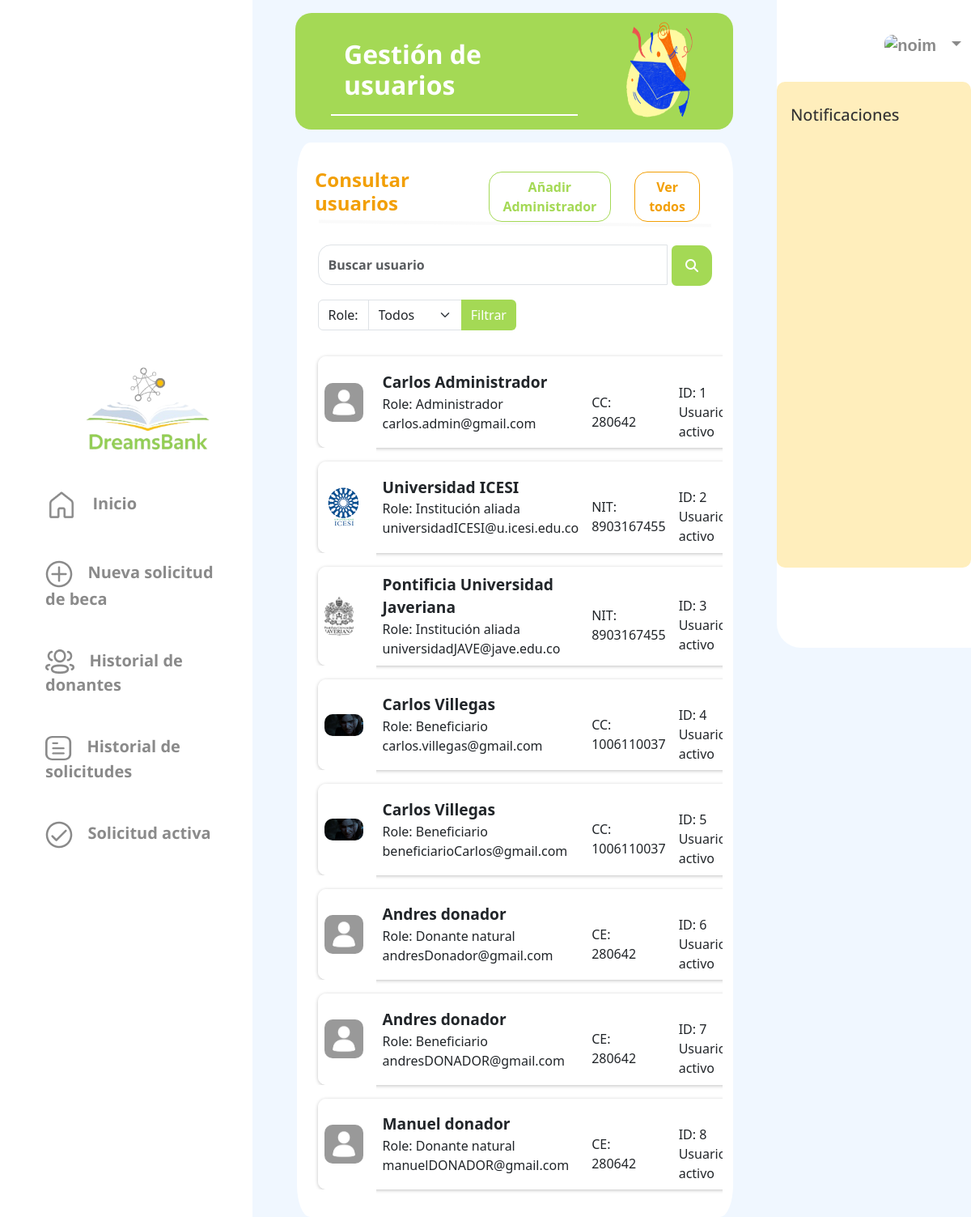
The page /users/users/ on the database its author committed.
### users/models.py (models this page shows, shortened)
class User(AbstractBaseUser, PermissionsMixin):
    username=None
    BENEFICIARY=1
    NATURALDONOR=2
    LEGALDONOR=3
    INSTITUTION=4
    ADMIN=5
    ROLE_CHOICE=(
          (BENEFICIARY, 'Beneficiario'),
          (NATURALDONOR,'Donante natural'),
          (LEGALDONOR,'Donante juridico'),
          (INSTITUTION,'Institución'),
          (ADMIN,'Admin'),
    )
    TI=1
    CC=2
    CE=3
    NIT=4
    IDTYPE_CHOICE= ((TI,'Tarjeta de Identidad'),
                (CC,'Cédula de Ciudadanía'),
                ( CE,'Cédula extranjera'),
                (NIT,'NIT'))
    email = models.EmailField(_("email address"), unique=True)
    name=models.CharField(max_length=100,null=False)
    profilePicture= models.ImageField(upload_to="users",null=True, blank=True)
    idType = models.PositiveSmallIntegerField(choices=IDTYPE_CHOICE,null=False)
    numID = models.CharField(max_length=10,null=False)
    role=models.PositiveSmallIntegerField(choices=ROLE_CHOICE,null=False)
    date_joined = models.DateTimeField(auto_now_add=True)
    last_login= models.DateTimeField(auto_now_add=True)
    created_date = models.DateTimeField(auto_now_add=True)
    modified_date = models.DateTimeField(auto_now_add=True)
    contact = models.CharField(max_length=15)
    notifications = models.ManyToManyField(Notification)
    is_staff = models.BooleanField(default=False)
    is_active = models.BooleanField(default=True)
    is_admin = models.BooleanField(default=False)
    is_superadmin = models.BooleanField(default=False)
    is_superuser = models.BooleanField(default=False)
    date_joined = models.DateTimeField(default=timezone.now)
    USERNAME_FIELD = "email"
    REQUIRED_FIELDS = ['name', 'idType', 'numID', 'role']
    objects = UserManager()

### users/views.py (the view)
# urls.py: path('users/', AllUserListView.as_view(), name='showUsers'),
class AllUserListView(View):
    template_name = 'showUsers.html'
    def get(self, request):
        users = User.objects.all()
        role_filter = request.GET.get('role', None)
        search_query = request.GET.get('inputsearch', '')  # Obtener el término de búsqueda
        if role_filter:
            users = users.filter(role=int(role_filter))
        if search_query:
            users = users.filter(Q(name__icontains=search_query) | Q(id__icontains=search_query))
        context = {
            'users': users,
            'search_query': search_query,
        }
        return render(request, self.template_name, context)

### users/templates/showUsers.html (shortened to what this page needs)
{% extends 'base.html' %} {% load static %}
    {% block content %}
    <link href="{% static '/historyapplications.css' %}" rel="stylesheet" />
    <link href="{% static 'newscholarship.css' %}" rel="stylesheet" />
    <div class="row mb-3 flex-sm-row" id="contTitulo">
      <div class="col-md-8">
        <br />
        <h1 id="titulo" class="mt-2" style="color: white">Gestión de usuarios</h1>
        <hr id="line" class="w-80" />
      </div>
      <div class="col-md-4">
        <img
          src="../../media/icons/HigherEducation.png"
          alt="No Encontrada"
          class="img-fluid d-none d-md-block"
          id="graduatedImg"
        />
      </div>
    </div>
<div class="container-fluid">
  <div class="row " style="background-color: white; margin-top:1rem; border-radius: 3%; margin-left: 0.2%;">
    <div class="col-lg-5 d-flex">
      <h4 style="color: #F29F05; font-weight: bolder; margin-top: 2rem; margin-left: 5%;">Consultar usuarios</h4>
    </div>
    <div class="col-lg-7 align-self-end d-flex justify-content-end" >
      <button class="btn itemall2" type="button" aria-expanded="false">
        <a class="text-center itemn2 " href="/../users/signupAdm"> Añadir Administrador </a>
      </button>
      <button class="btn itemall" type="button" aria-expanded="false">
        <a class="text-center itemn " href="{% url 'users:showUsers' %}"> Ver todos </a>
      </button>
    </div>
    <hr style="border: 2px solid #ECECEC;
    transform: matrix(1, 0.01, 0, 1, 0, 0); width: 90%; margin-left: 5%;">
    <form class="d-flex col=lg-12 mt-2" action="{% url 'users:showUsers' %}" style="width: 96%; margin-left: 2.5%;" method="get">
      <div class="input-group">
    <input type="text" name="inputsearch"  class="form-control custom-input" placeholder="Buscar usuario" aria-label="Buscar"
      style="font-weight: bolder;" >
    <div class="input-group-append">
      <button style="
      border: none; background-color: transparent;" type="submit">
      <span class="input-group-text search-icon">
        <i class="fas fa-search"></i>
      </span>
    </button>
    </div>
  </div>
    </form>
    <form class="mt-3" method="GET" action="" style="width: 50%; margin-left: 2.5%;">
      <div class="input-group mb-3">
      <label for="role-filter" class="input-group-text" style="background-color: #fff;">Role:</label>
      <select id="role-filter"  name="role" class="form-select">
          <option value="">Todos</option>
      </select>
      <button type="submit" class="btn btn-primary" style="background-color: #A4D955; border: transparent;">Filtrar</button>
      </div>
  </form>
    <div class="table-responsive" style="width: 95%; margin-left: 2.5%;" >
      <table class="table" style="border: transparent;">
        <thead>
          <tr>
            <th></th>
            <th></th>
            <th></th>
            <th></th>
          </tr>
        </thead>
        <tbody>
          {% if users %}
          {% for user in users %}
          <tr class="mt-4 align-middle" style="height: 7rem; box-shadow:0px 1px 4px rgba(0, 0, 0, 0.25); border-radius: 10px;" >
            <td class="align-middle" style="border-top-left-radius: 10px; border-bottom-left-radius: 10px;">
              {% if user.profilePicture != "" %}
              <img src="/media/{{ user.profilePicture }}" class="img-fluid" alt="noimage"
                style="max-width: 3rem; max-height: 3rem; border-radius: 10px; margin-right: 0.5rem;">
              {% else %}
              <img src="/media/users/profile_default.png" class="img-fluid" alt="noimage"
                style="max-width: 3rem; max-height: 3rem; border-radius: 10px; margin-right: 0.5rem;">
              {% endif %}
            </td>
            <td>
                <div class="col-12" style="font-weight: bolder; font-size: larger;">{{  user.name|capfirst  }}</div>
                <div class="col-12">Role: {% if user.role == 1 %}Beneficiario {% elif user.role == 2 %}Donante natural{% elif user.role == 3 %}Donante jurídico{% elif user.role == 4 %}Institución aliada{% elif user.role == 5 %}Administrador{% endif %}</div>
                <div class="col-12">{{ user.email }}</div>
            </td>
            <td>
                <div class="col-12">&nbsp;</div>
                <div class="col-12 align-middle">{% if user.idType == 1 %}TI {% elif user.idType == 2 %}CC{% elif user.idType == 3 %}CE{% elif user.idType == 4 %}NIT{% endif %}:</div>
                <div class="col-12"> {{ user.numID }}</div>
            </td>
            <td>
                <div class="col-12">&nbsp;</div>
                </div>
                <div class="col-12">ID: {{ user.id }}</div>
                <div class="col-12"> {% if user.is_active %} Usuario activo {% else %} Usuario inactivo {% endif %}</div>
            </td>
          </tr>
          <tr>
            <th></th>
          </tr>
          {% endfor %}
          {% endif %}
</body>
{% endblock %}

### static/css/_base_menu.css (style rules this page uses)
body { background-color: #F0F7FF; }

### static/css/historyapplications.css (style rules this page uses)
#contTitulo { background: #a4d955; border-radius: 20px; height: 9rem; }
#line { height: 0.15rem; opacity: 100%; border: 0.094rem solid #ffffff; background-color: #ffffff; transform: matrix(1, 0, 0, 1, 0, 0); margin-left: 2rem; }

### static/css/newscholarship.css (style rules this page uses)
body { background-color: #f0f7ff; }
#contTitulo { background: #a4d955; border-radius: 20px; height: 9rem; width: 98%; margin-left: 2%; }
#titulo { color: #ffffff; opacity: 100%; font-family: "Open Sans"; font-size: 2rem; font-weight: bold; margin-left: 3rem; }
#line { height: 0.15rem; opacity: 100%; border: 0.094rem solid #ffffff; background-color: #ffffff; transform: matrix(1, 0, 0, 1, 0, 0); margin-left: 2rem; }
#graduatedImg { float: right; width: 20rem; height: 9rem; background: url(.png); }

### users/templates/showUsers.html (style rules this page uses)
.itemall { background-color: white; border: 1px solid #F29F05; border-radius: 1rem; margin-right: 10%; }
.itemall2 { background-color: white; border: 1px solid #a4d955; color: #fff; border-radius: 1rem; margin-right: 10%; }
.itemn { color: #F29F05; font-weight: 600; text-decoration: none; }
.itemn2 { color: #a4d955; font-weight: 600; text-decoration: none; }
.search-icon { background-color: #A4D955; border: none; color: white; border-top-right-radius: 30%; border-bottom-right-radius: 30%; cursor: pointer; height: 50px; }
.search-icon i { padding: 5px; }
.custom-input { height: 50px; font-family: 'Open Sans', sans-serif; border-radius: 1rem; }

### rows shown on the page
User: name "Carlos Administrador", role "Administrador", email "carlos.admin@gmail.com", idType "CC", numID "280642", id "1", is_active "Usuario activo"
User: profilePicture (picture), name "Universidad ICESI", role "Institución aliada", email "universidadICESI@u.icesi.edu.co", idType "NIT", numID "8903167455", id "2", is_active "Usuario activo"
User: profilePicture (picture), name "Pontificia Universidad Javeriana", role "Institución aliada", email "universidadJAVE@jave.edu.co", idType "NIT", numID "8903167455", id "3", is_active "Usuario activo"
User: profilePicture (picture), name "Carlos Villegas", role "Beneficiario", email "carlos.villegas@gmail.com", idType "CC", numID "1006110037", id "4", is_active "Usuario activo"
User: profilePicture (picture), name "Carlos Villegas", role "Beneficiario", email "beneficiarioCarlos@gmail.com", idType "CC", numID "1006110037", id "5", is_active "Usuario activo"
User: profilePicture (placeholder picture), name "Andres donador", role "Donante natural", email "andresDonador@gmail.com", idType "CE", numID "280642", id "6", is_active "Usuario activo"
User: profilePicture (placeholder picture), name "Andres donador", role "Beneficiario", email "andresDONADOR@gmail.com", idType "CE", numID "280642", id "7", is_active "Usuario activo"
User: profilePicture (placeholder picture), name "Manuel donador", role "Donante natural", email "manuelDONADOR@gmail.com", idType "CE", numID "280642", id "8", is_active "Usuario activo"
